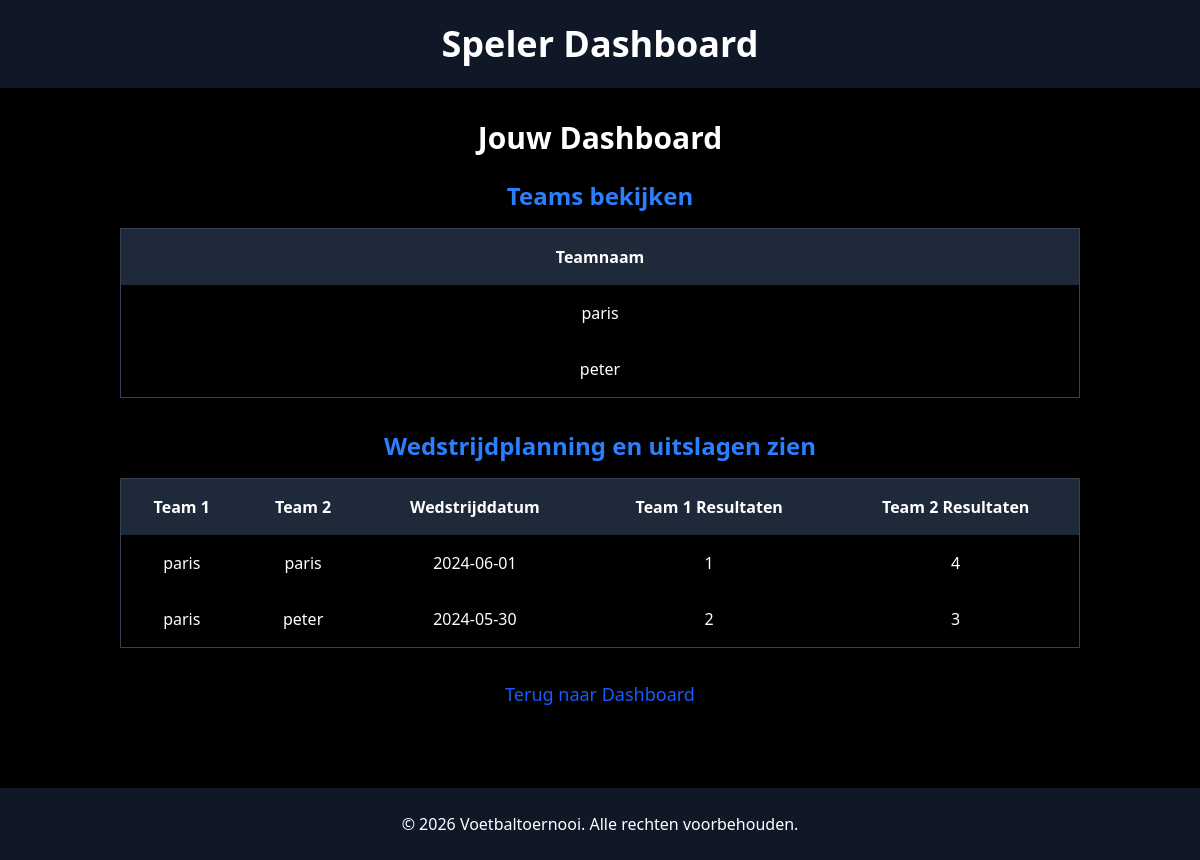
Page /view_teams.php (signed in) on the earlier database version.
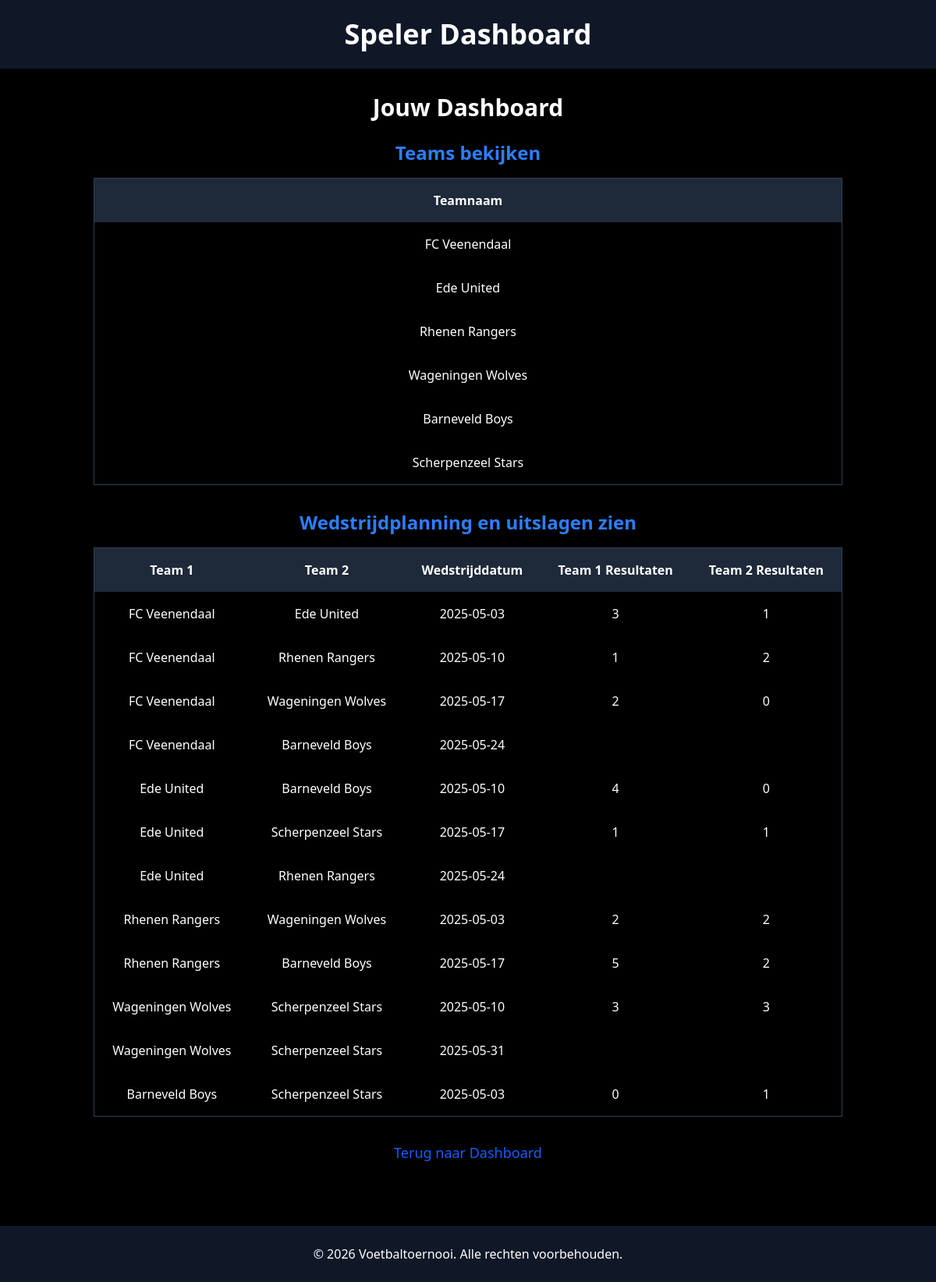
Same page on the later database version.
### tables this page shows
CREATE TABLE `teams` (
  `team_id` int(11) NOT NULL AUTO_INCREMENT,
  `team_name` varchar(100) NOT NULL,
  `user_id` int(11) DEFAULT NULL,
  PRIMARY KEY (`team_id`),
  KEY `user_id` (`user_id`),
  CONSTRAINT `teams_ibfk_1` FOREIGN KEY (`user_id`) REFERENCES `users` (`user_id`)
);

CREATE TABLE `matches` (
  `match_id` int(11) NOT NULL AUTO_INCREMENT,
  `team1_id` int(11) DEFAULT NULL,
  `team2_id` int(11) DEFAULT NULL,
  `match_date` date DEFAULT NULL,
  `team1_results` int(11) DEFAULT NULL,
  `team2_results` int(11) DEFAULT NULL,
  PRIMARY KEY (`match_id`),
  KEY `team1_id` (`team1_id`),
  KEY `team2_id` (`team2_id`),
  CONSTRAINT `matches_ibfk_1` FOREIGN KEY (`team1_id`) REFERENCES `teams` (`team_id`),
  CONSTRAINT `matches_ibfk_2` FOREIGN KEY (`team2_id`) REFERENCES `teams` (`team_id`)
);

### view_teams.php (the view, shortened to what this page needs)
<?php
require_once('database_connection.php');
$teams = $db->query("SELECT * FROM teams")->fetchAll(PDO::FETCH_ASSOC);
$matches = $db->query("SELECT matches.match_id, teams1.team_name as team1_name, teams2.team_name as team2_name, matches.match_date, matches.team1_results, matches.team2_results FROM matches
                     JOIN teams as teams1 ON matches.team1_id = teams1.team_id
                     JOIN teams as teams2 ON matches.team2_id = teams2.team_id")->fetchAll(PDO::FETCH_ASSOC);
?>
<!DOCTYPE html>
<html lang="nl">
<head>
    <script src="https://unpkg.com/@tailwindcss/browser@4"></script>
</head>
<body class="bg-black text-white font-sans min-h-screen flex flex-col">
    <header class="bg-gray-900 text-white p-6 shadow-lg">
        <h1 class="text-4xl font-extrabold text-center">Speler Dashboard</h1>
    </header>
    <main class="container mx-auto p-8 flex-grow">
        <h2 class="text-3xl font-semibold text-center mb-6">Jouw Dashboard</h2>
        <div class="mb-8">
            <h3 class="text-2xl font-semibold text-center text-blue-500 mb-4">Teams bekijken</h3>
            <?php if (!empty($teams)): ?>
                <table class="w-full table-auto border-collapse border border-gray-700 text-center">
                    <thead>
                        <tr class="bg-gray-800">
                            <th class="p-4">Teamnaam</th>
                        </tr>
                    </thead>
                    <tbody>
                        <?php foreach ($teams as $team): ?>
                            <tr class="hover:bg-gray-700 cursor-pointer">
                                <td class="team-name p-4"><?= htmlspecialchars((string)$team['team_name']); ?></td>
                            </tr>
                        <?php endforeach; ?>
                    </tbody>
                </table>
            <?php else: ?>
                <p class="text-center">Geen teams gevonden.</p>
            <?php endif; ?>
        </div>
        <div>
            <h3 class="text-2xl font-semibold text-center text-blue-500 mb-4">Wedstrijdplanning en uitslagen zien</h3>
            <?php if (!empty($matches)): ?>
                <table class="w-full table-auto border-collapse border border-gray-700 text-center">
                    <thead>
                        <tr class="bg-gray-800">
                            <th class="p-4">Team 1</th>
                            <th class="p-4">Team 2</th>
                            <th class="p-4">Wedstrijddatum</th>
                            <th class="p-4">Team 1 Resultaten</th>
                            <th class="p-4">Team 2 Resultaten</th>
                        </tr>
                    </thead>
                    <tbody>
                        <?php foreach ($matches as $match): ?>
                            <tr class="hover:bg-gray-700">
                                <td class="p-4"><?= htmlspecialchars((string)$match['team1_name']); ?></td>
                                <td class="p-4"><?= htmlspecialchars((string)$match['team2_name']); ?></td>
                                <td class="p-4"><?= htmlspecialchars((string)$match['match_date']); ?></td>
                                <td class="p-4"><?= htmlspecialchars((string)$match['team1_results']); ?></td>
                                <td class="p-4"><?= htmlspecialchars((string)$match['team2_results']); ?></td>
                            </tr>
                        <?php endforeach; ?>
                    </tbody>
                </table>
            <?php else: ?>
                <p class="text-center">Geen wedstrijden gevonden.</p>
            <?php endif; ?>
        </div>
        <div class="mt-8 text-center">
            <a href="admin_.php" class="text-blue-600 hover:underline text-lg">Terug naar Dashboard</a>
        </div>
    </main>
    <footer class="bg-gray-900 text-white py-6 text-center mt-12">
        <p>&copy; <?= date("Y"); ?> Voetbaltoernooi. Alle rechten voorbehouden.</p>
    </footer>
</body>
</html>

Differences in the rows shown:
changed teams: team_name "paris" → "FC Veenendaal"
changed teams: team_name "peter" → "Ede United"
added teams: team_name "Rhenen Rangers"
added teams: team_name "Wageningen Wolves"
added teams: team_name "Barneveld Boys"
added teams: team_name "Scherpenzeel Stars"
changed matches (number 1 of 12 on the later page): team1.team_name "paris" → "FC Veenendaal"; team2.team_name "paris" → "Ede United"; match_date "2024-06-01" → "2025-05-03"; team1_results "1" → "3"; team2_results "4" → "1"
added matches: team1.team_name "FC Veenendaal", team2.team_name "Rhenen Rangers", match_date "2025-05-10", team1_results "1", team2_results "2"
added matches: team1.team_name "FC Veenendaal", team2.team_name "Wageningen Wolves", match_date "2025-05-17", team1_results "2", team2_results "0"
added matches: team1.team_name "FC Veenendaal", team2.team_name "Barneveld Boys", match_date "2025-05-24"
added matches: team1.team_name "Ede United", team2.team_name "Barneveld Boys", match_date "2025-05-10", team1_results "4", team2_results "0"
added matches: team1.team_name "Ede United", team2.team_name "Scherpenzeel Stars", match_date "2025-05-17", team1_results "1", team2_results "1"
added matches: team1.team_name "Ede United", team2.team_name "Rhenen Rangers", match_date "2025-05-24"
changed matches (number 8 of 12 on the later page): team1.team_name "paris" → "Rhenen Rangers"; team2.team_name "peter" → "Wageningen Wolves"; match_date "2024-05-30" → "2025-05-03"; team2_results "3" → "2"
added matches: team1.team_name "Rhenen Rangers", team2.team_name "Barneveld Boys", match_date "2025-05-17", team1_results "5", team2_results "2"
added matches: team1.team_name "Wageningen Wolves", team2.team_name "Scherpenzeel Stars", match_date "2025-05-10", team1_results "3", team2_results "3"
added matches: team1.team_name "Wageningen Wolves", team2.team_name "Scherpenzeel Stars", match_date "2025-05-31"
added matches: team1.team_name "Barneveld Boys", team2.team_name "Scherpenzeel Stars", match_date "2025-05-03", team1_results "0", team2_results "1"
